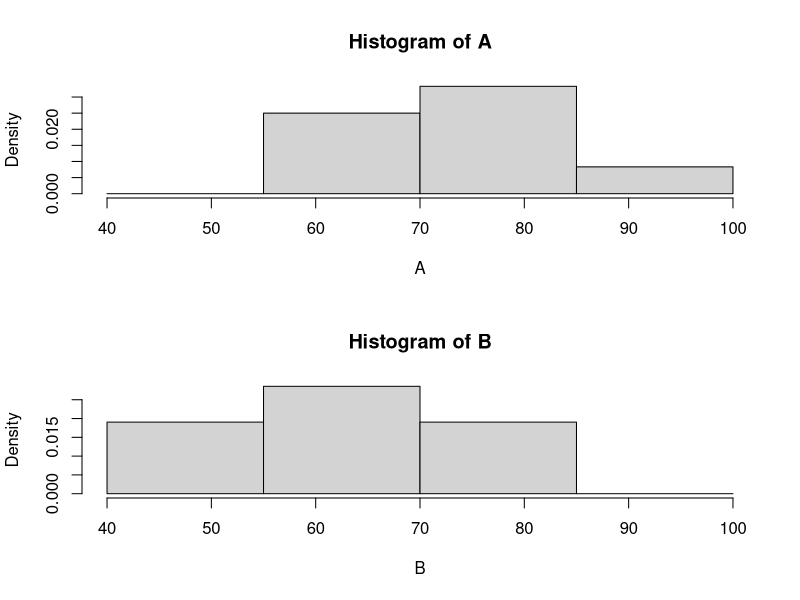
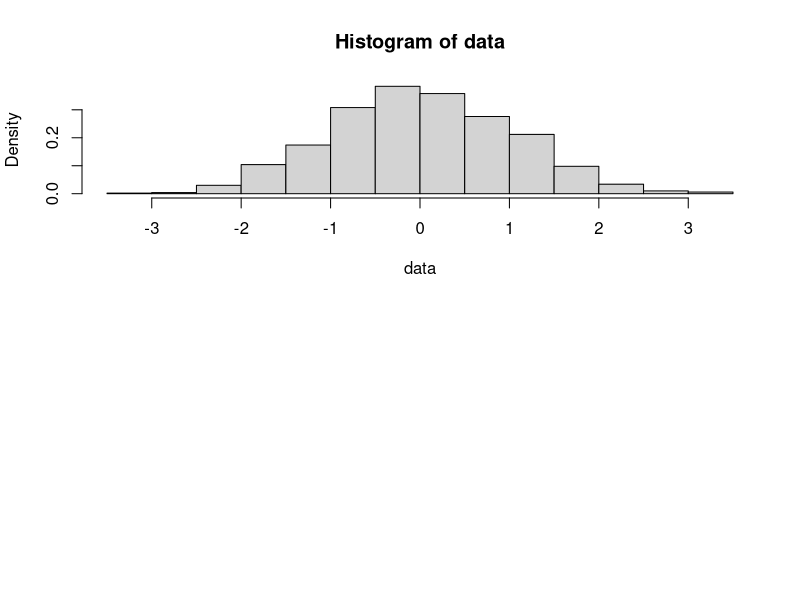
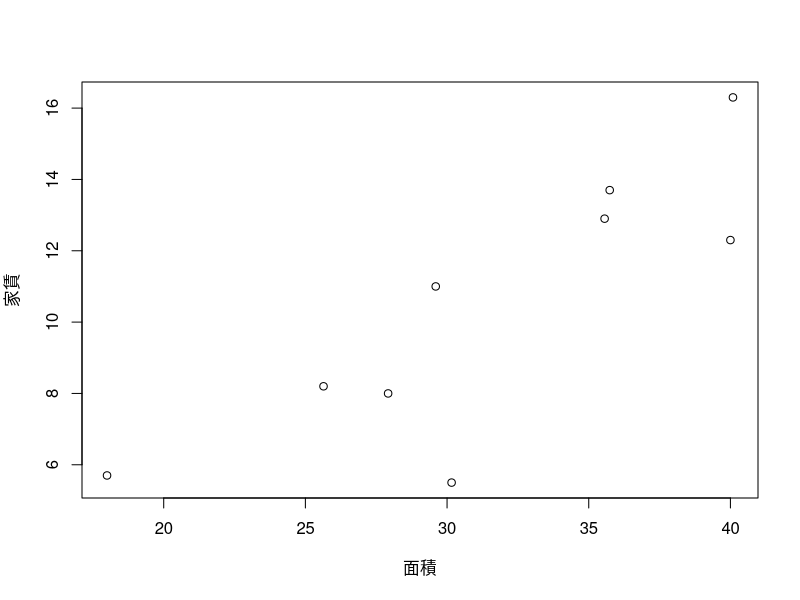
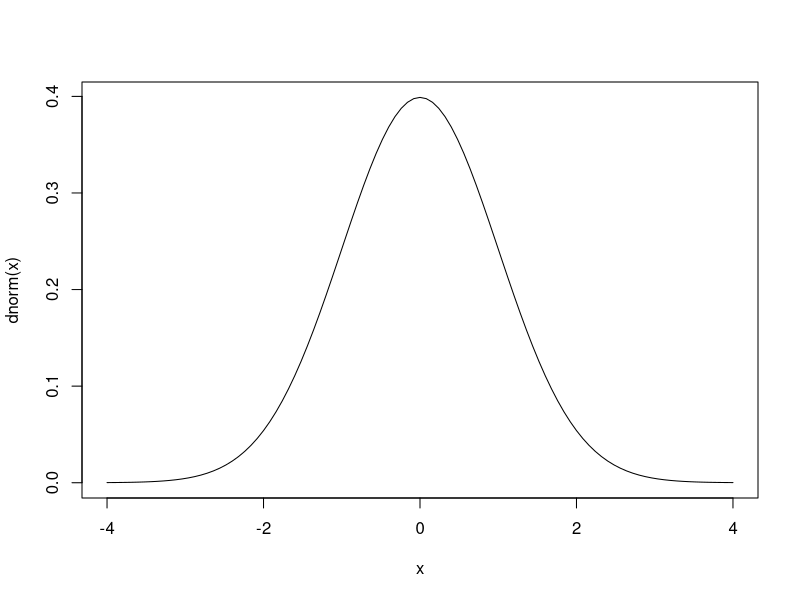
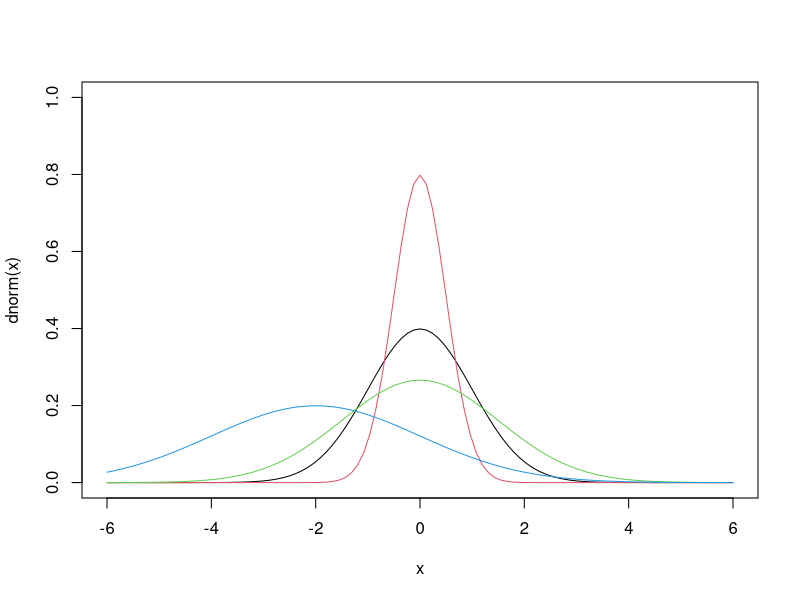

The R script that drew these images, in order:
#データ入力
x <- c(1,2,3,4,5,6,7,8,9,10)
x

#平均
mean(x)

#分散
var(x)

##ヒストグラム
#数学の成績データ
A <- c(70,67,81,92,78,62,85,73)
B <- c(66,75,48,58,80,57,50)

#2行1列の領域にグラフ描画
par(mfrow=c(2,1))

#成績データのヒストグラム
#br:40から100までを15毎に分割
#prob=TRUE:縦軸を度数から頻度に変更
br <- seq(40,100,15)
hist(A,breaks=br,prob=T)
hist(B,breaks=br,prob=T)

#正規乱数の生成
data <- rnorm(n=1000,mean=0,sd=1)
hist(data,prob=T)

##散布図
#面積データ
x <- c(30.16,18,27.92,25.64,29.6,40,35.56,35.74,40.09)

#家賃データ
y <- c(5.5,5.7,8,8.2,11,12.3,12.9,13.7,16.3)

par(mfrow=c(1,1))

plot(x,y,xlab="面積",ylab = "家賃")

##確率分布
#正規分布
curve(dnorm(x),from=-4,to=4)

#図の重ね描き:'add=T'
curve(dnorm(x),from=-6,to=6,ylim=c(0,1),col=1)
curve(dnorm(x,mean=0,sd=0.5),col=2,add=T)
curve(dnorm(x,mean=0,sd=1.5),col=3,add=T)
curve(dnorm(x,mean=-2,sd=2),col=4,add=T)
